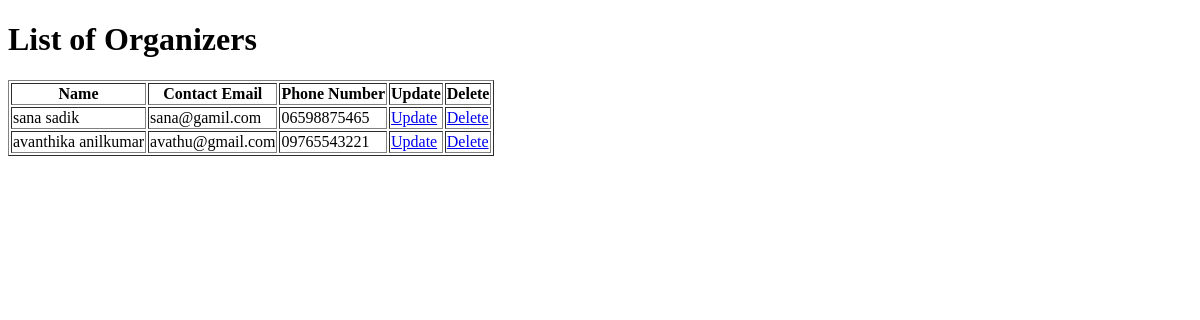
The page /list_organizers on the database as committed earlier.
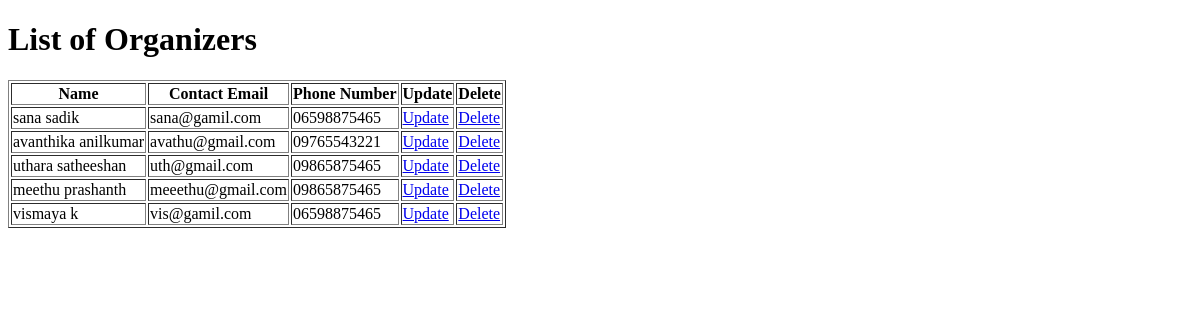
The same page on the database as committed later.
### django2/models.py (models this page shows, shortened)
class Organizer(models.Model):
    name=models.CharField(max_length=100)
    contact_email=models.EmailField(unique=True)
    phone_number=models.CharField(max_length=15)

### django2/views.py (the view)
# urls.py: path('list_organizers',views.list_organizers,name='list_organizers'),
def list_organizers(request):
    organizers=Organizer.objects.all()
    return render(request,'list_organizers.html',{'organizers':organizers})

### template/list_organizers.html (shortened to what this page needs)
<!DOCTYPE html>
<html>
<head>
</head>
<body>
    <h1>List of Organizers</h1>
    <table border="1">
        <tr>
            <th>Name</th>
            <th>Contact Email</th>
            <th>Phone Number</th>
            <th>Update</th>
            <th>Delete</th>
        </tr>
        {% for organizer in organizers %}
        <tr>
            <td>{{ organizer.name }}</td>
            <td>{{ organizer.contact_email }}</td>
            <td>{{ organizer.phone_number }}</td>
            <td><a href="{% url 'update_organizer' organizer.id %}">Update</a></td>
            <td><a href="{% url 'delete_organizer' organizer.id %}">Delete</a></td>
        </tr>
        {% endfor %}
    </table>
</body>
</html>

Rows that differ between the two databases and show on the page:
added Organizer: name "uthara satheeshan", contact_email "uth@gmail.com", phone_number "09865875465"
added Organizer: name "meethu prashanth", contact_email "meeethu@gmail.com", phone_number "09865875465"
added Organizer: name "vismaya k", contact_email "vis@gamil.com", phone_number "06598875465"
